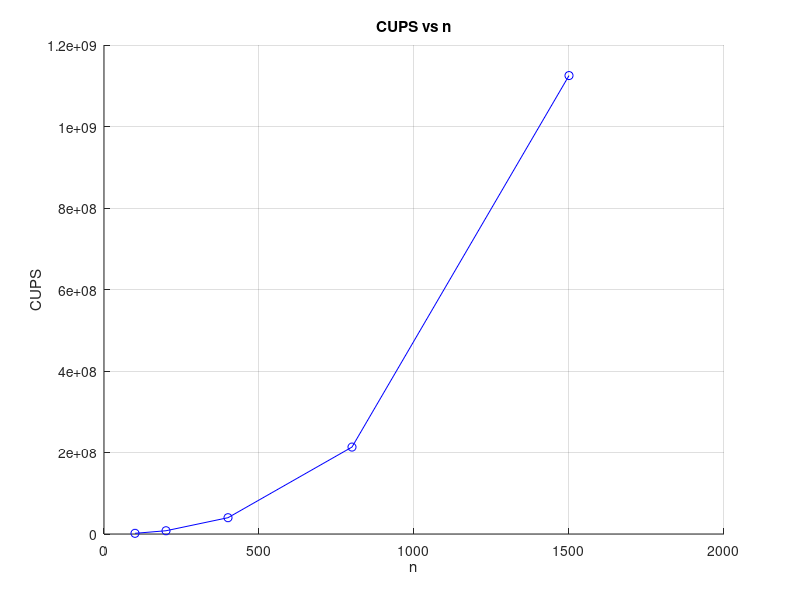
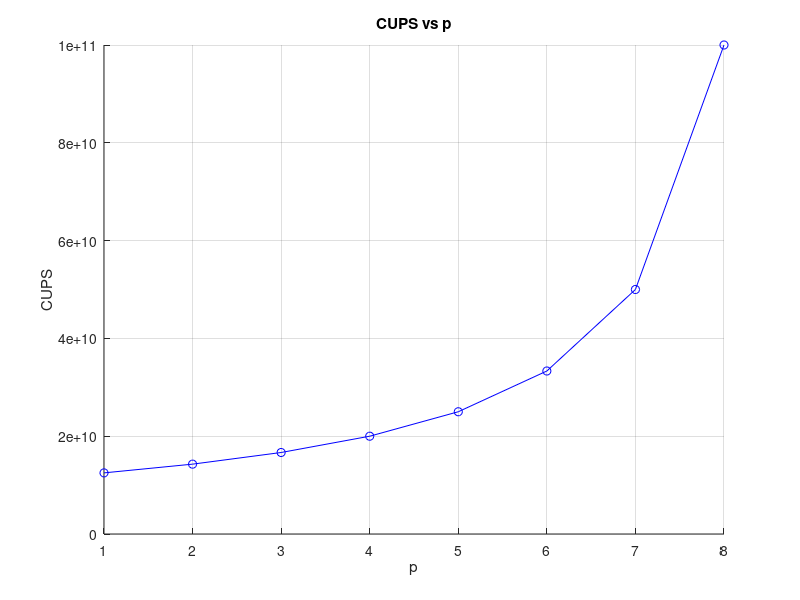
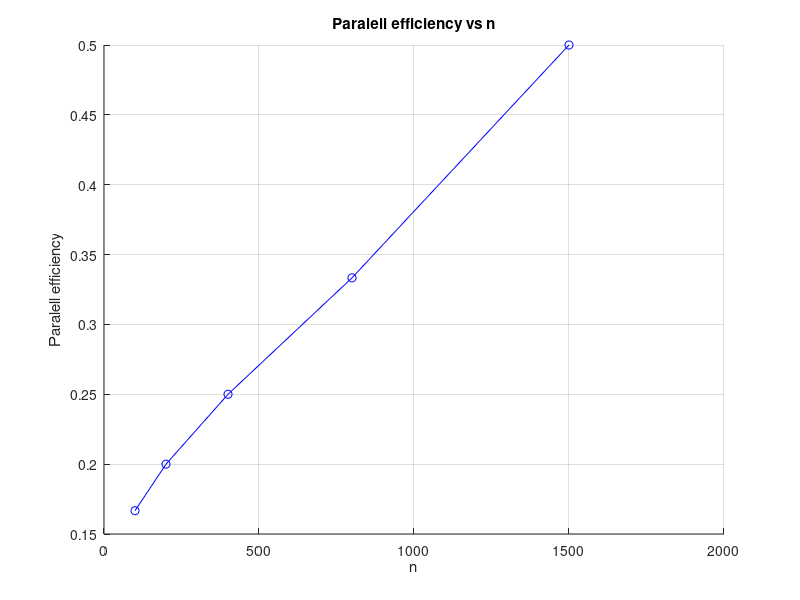
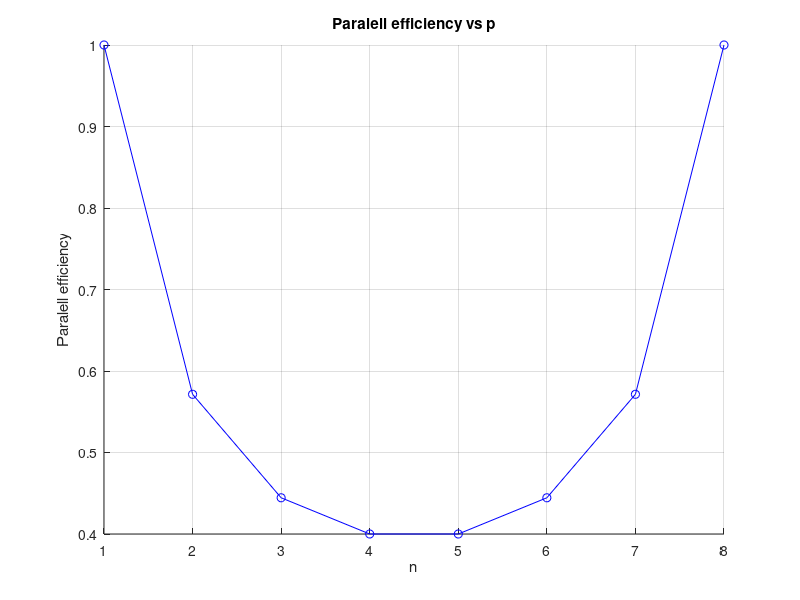

Source code (MATLAB) for these figures, in order:
clear all
close all
clc

% For all plots we have 1000 iterations
iter = 1000;
% CUPS (Cells Updated Per Second) = iter * n² / s
%%
% CUPS vs n

n = [100,200,400,800,1500];
% Fixed num of processors
run_times_n =  [6,5,4,3,2];

CUPS = (iter * n.^2) ./ run_times_n;


h(1)=figure(1);
hold on; grid on;

plot(n,CUPS, '-ob');
xlabel('n');
ylabel('CUPS');
title('CUPS vs n');

%%
% CUPS vs p

p = [1,2,3,4,5,6,7,8];
n = 10000;
run_times_p =  [8,7,6,5,4,3,2,1];

CUPS = (iter * n.^2) ./ run_times_p;


h(2)=figure(2);
hold on; grid on;

plot(p,CUPS, '-ob');
xlabel('p');
ylabel('CUPS');
title('CUPS vs p');

%%
% Paralell efficiency (t_1/p*t_p) vs n

n = [100,200,400,800,1500];
t_1 = 8;
p = 8;
paralell_efficience = t_1 ./ (p .* run_times_n);

h(3)=figure(3);
hold on; grid on;

plot(n,paralell_efficience, '-ob');
xlabel('n');
ylabel('Paralell efficiency');
title('Paralell efficiency vs n');

%%
% Paralell efficiency (t_1/p*t_p) vs p

t_1 = 8;
p = [1,2,3,4,5,6,7,8];
paralell_efficience = t_1 ./ (p .* run_times_p);

h(4)=figure(4);
hold on; grid on;

plot(p,paralell_efficience, '-ob');
xlabel('n');
ylabel('Paralell efficiency');
title('Paralell efficiency vs p');

%%
for i=1:length(h)
    print(h(i), '-depsc', sprintf('plot%i.eps',i));
end


